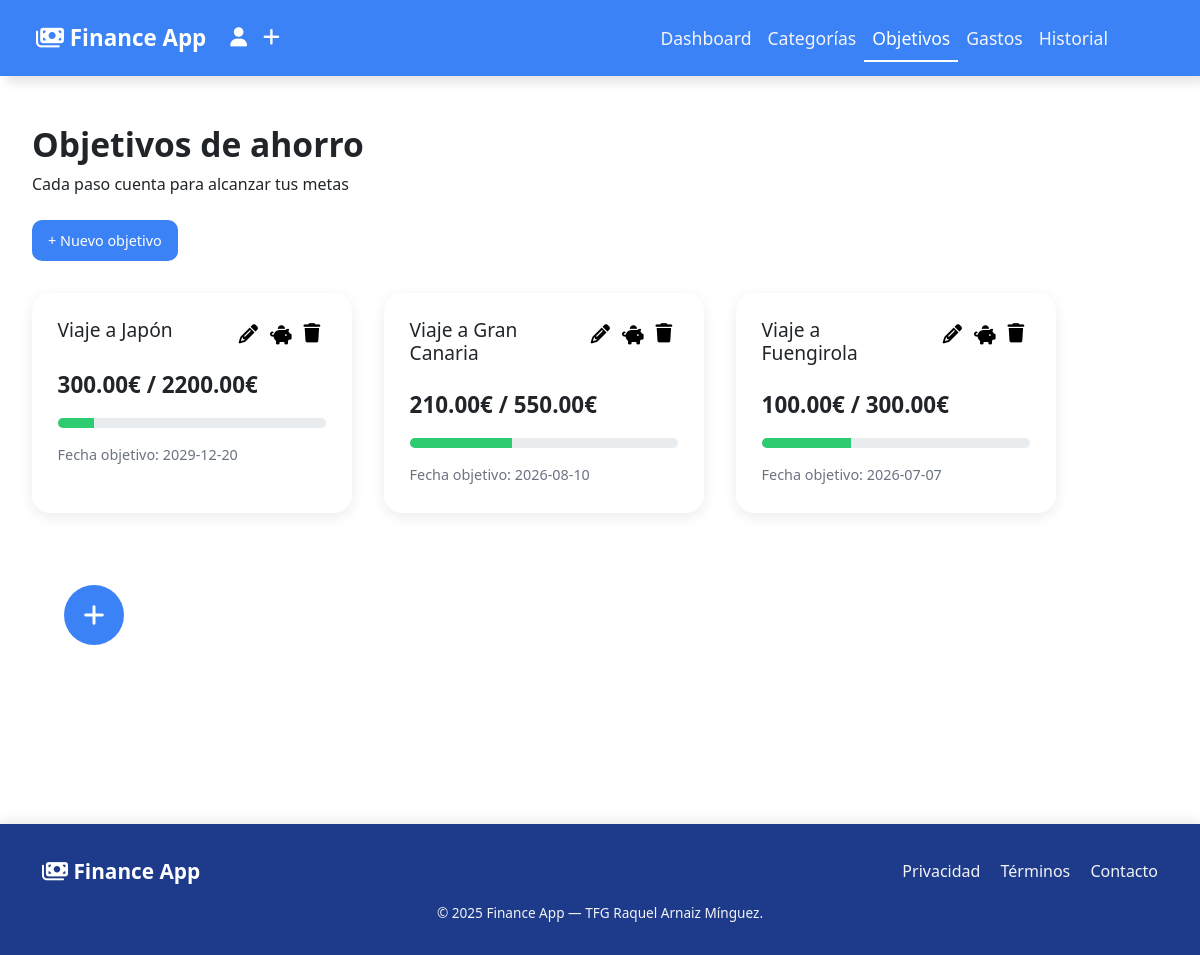
The page /app/objectives.php (signed in) on the database its author committed.
### tables this page shows
CREATE TABLE `objectives` (
  `id` int(11) NOT NULL,
  `user_id` int(11) DEFAULT NULL,
  `name` varchar(100) NOT NULL,
  `amount` decimal(10,2) NOT NULL,
  `completed_amount` decimal(10,2) DEFAULT 0.00,
  `objective_date` date NOT NULL,
  `created_at` timestamp NOT NULL DEFAULT current_timestamp()
);

### app/objectives.php (the view, shortened to what this page needs)
<?php
require_once __DIR__ . DIRECTORY_SEPARATOR . 'bootstrap.php';
$user_id = $_SESSION['user_id'];
$stmt = $pdo->prepare("
    SELECT
        id,
        name,
        COALESCE(completed_amount,0) AS completed_amount,
        COALESCE(amount,0) AS amount,
        objective_date
    FROM objectives
    WHERE user_id = ?
");
$stmt->execute([$user_id]);
$user_objectives = $stmt->fetchAll(PDO::FETCH_ASSOC);
include 'includes/header.php'; ?>
<main class="objectives-page">
    <section class="objectives-hero">
        <h1>Objetivos de ahorro</h1>
        <p>Cada paso cuenta para alcanzar tus metas</p>
    </section>
    <section class="objectives-actions">
        <button class="button-app" data-bs-toggle="modal" data-bs-target="#addObjectiveModal">
            + Nuevo objetivo
        </button>
    </section>
    <section class="objectives-list">
        <div class="objectives">
            <?php foreach ($user_objectives as $obj):
                $dataAmount = $obj['amount'];
                $dataTarget = $obj['completed_amount'];
            ?>
            <div class="objective-card">
                <div class="card-header">
                    <h2><?= htmlspecialchars($obj['name']) ?></h2>
                    <div class="objective-buttons">
                        <button class="objective-button" title="Editar" data-bs-toggle="modal" data-bs-target="#editModal<?= $obj['id'] ?>">
                            <i class="fa-solid fa-pencil"></i>
                        </button>
                        <button class="objective-button" title="Añadir dinero" data-bs-toggle="modal" data-bs-target="#addMoneyModal<?= $obj['id'] ?>">
                            <i class="fa-solid fa-piggy-bank"></i>
                        </button>
                        <button class="objective-button" title="Eliminar objetivo" data-bs-toggle="modal" data-bs-target="#deleteObjectiveModal<?= $obj['id'] ?>">
                            <i class="fa-solid fa-trash"></i>
                        </button>
                    </div>
                </div>
                <?php if ($dataTarget < $dataAmount): ?>
                    <p class="objective-amount"><?= $dataTarget ?>€ / <?= $dataAmount ?>€</p>
                <?php else: ?>
                    <p class="objective-completed">Has conseguido tu objetivo!</p>
                <?php endif; ?>
                    <div class="progress">
                        <div class="progress-bar" style="width: <?= ($dataAmount>0) ? ($dataTarget/$dataAmount*100) : 0 ?>%"></div>
                    </div>
                <p class="objective-date">Fecha objetivo: <?= htmlspecialchars($obj['objective_date']) ?></p>
            </div>
            <?php endforeach; ?>
            <div class="add-objective-button-container">
                <button class="button-app add-objective-button" title="Añadir objetivo" data-bs-toggle="modal" data-bs-target="#addObjectiveModal">
                    <i class="fa-solid fa-plus"></i>
                </button>
            </div>
        </div>
    </section>
</main>
<?php include 'includes/footer.php'; ?>

### app/public/css/main.css (style rules this page uses)
body { font-family: "Inter", sans-serif; background-color: #FFFFFF; color: #1F2937; }
.button-app { background: #3B82F6; border-radius: 10px; border: none; color: #FFFFFF; cursor: pointer; font-size: 0.9rem; padding: 0.6rem 1rem; transition: 0.2s; }
.objectives-page { padding: 0 2rem; margin-top: 3rem; min-height: 700px; }
.objectives-hero h1 { font-size: 2.1rem; font-weight: 700; }
.objectives-hero p { margin-top: 0.5rem; }
.objectives-actions { display: flex; gap: 1rem; margin-bottom: 2rem; }
.objectives-list { margin-top: 2rem; margin-bottom: 2rem; }
.objectives-list .objectives { align-items: center; display: flex; flex-direction: row; flex-wrap: wrap; justify-content: flex-start; gap: 2rem; }
.objective-card { background: #FFFFFF; border-radius: 18px; box-shadow: 0 4px 14px rgba(0, 0, 0, 0.08); height: 220px; padding: 1.6rem; width: 320px; }
.objective-card .card-header { align-items: flex-start; display: flex; flex-direction: row; justify-content: space-between; margin-bottom: 1rem; gap: 2rem; }
.objective-card .card-header h2 { font-size: 1.2rem; margin-bottom: 0.5rem; }
.objective-card .card-header .objective-button { aspect-ratio: 1/1; background: none; border-radius: 50%; border: none; font-size: 1.2rem; transition: 0.2s; }
.objective-card .objective-buttons { display: flex; flex-direction: row; align-items: flex-start; justify-content: center; }
.objective-card .objective-amount { font-size: 1.4rem; font-weight: 600; margin-bottom: 1rem; }
.objective-card .progress { height: 10px; border-radius: 10px; background: #e9ecef; overflow: hidden; margin-bottom: 1rem; }
.objective-card .progress .progress-bar { height: 100%; background: #2ecc71; }
.objective-card .objective-date { font-size: 0.9rem; color: #6B7280; margin-bottom: 1rem; }
.add-objective-button-container { display: flex; justify-content: center; margin: 2rem; }
.add-objective-button-container .add-objective-button { aspect-ratio: 1/1; width: 60px; font-size: 1.5rem; border-radius: 50%; padding: 0; }
.button-app { margin-top: 0.5rem; }
body { font-family: "Inter", sans-serif; background-color: #F3F4F6; color: #1F2937; }

### rows shown on the page
objectives: name "Viaje a Japón", dataTarget "300.00", dataAmount "2200.00", $dataTarget/$dataAmount*100 13.636363636364 (drawn), objective_date "2029-12-20"
objectives: name "Viaje a Gran Canaria", dataTarget "210.00", dataAmount "550.00", $dataTarget/$dataAmount*100 38.181818181818 (drawn), objective_date "2026-08-10"
objectives: name "Viaje a Fuengirola", dataTarget "100.00", dataAmount "300.00", $dataTarget/$dataAmount*100 33.333333333333 (drawn), objective_date "2026-07-07"
